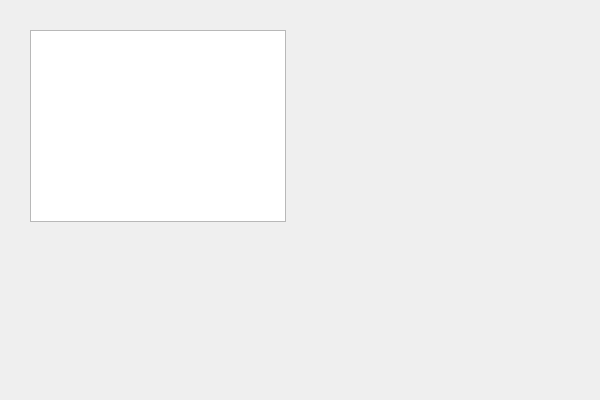
<?xml version="1.0" encoding="UTF-8"?>
<ui version="4.0">
 <class>ComputerWindow</class>
 <widget class="QWidget" name="ComputerWindow">
  <property name="geometry">
   <rect>
    <x>0</x>
    <y>0</y>
    <width>600</width>
    <height>400</height>
   </rect>
  </property>
  <property name="minimumSize">
   <size>
    <width>600</width>
    <height>400</height>
   </size>
  </property>
  <property name="maximumSize">
   <size>
    <width>600</width>
    <height>400</height>
   </size>
  </property>
  <property name="font">
   <font>
    <pointsize>10</pointsize>
   </font>
  </property>
  <property name="windowTitle">
   <string>管理列表</string>
  </property>
  <property name="windowIcon">
   <iconset>
    <normaloff>../../../1-My_Download/361d96771fcacba9e69daf7751107909.jpeg</normaloff>../../../1-My_Download/361d96771fcacba9e69daf7751107909.jpeg</iconset>
  </property>
  <widget class="QTableView" name="tableView">
   <property name="geometry">
    <rect>
     <x>30</x>
     <y>30</y>
     <width>256</width>
     <height>192</height>
    </rect>
   </property>
  </widget>
 </widget>
 <resources/>
 <connections/>
</ui>
